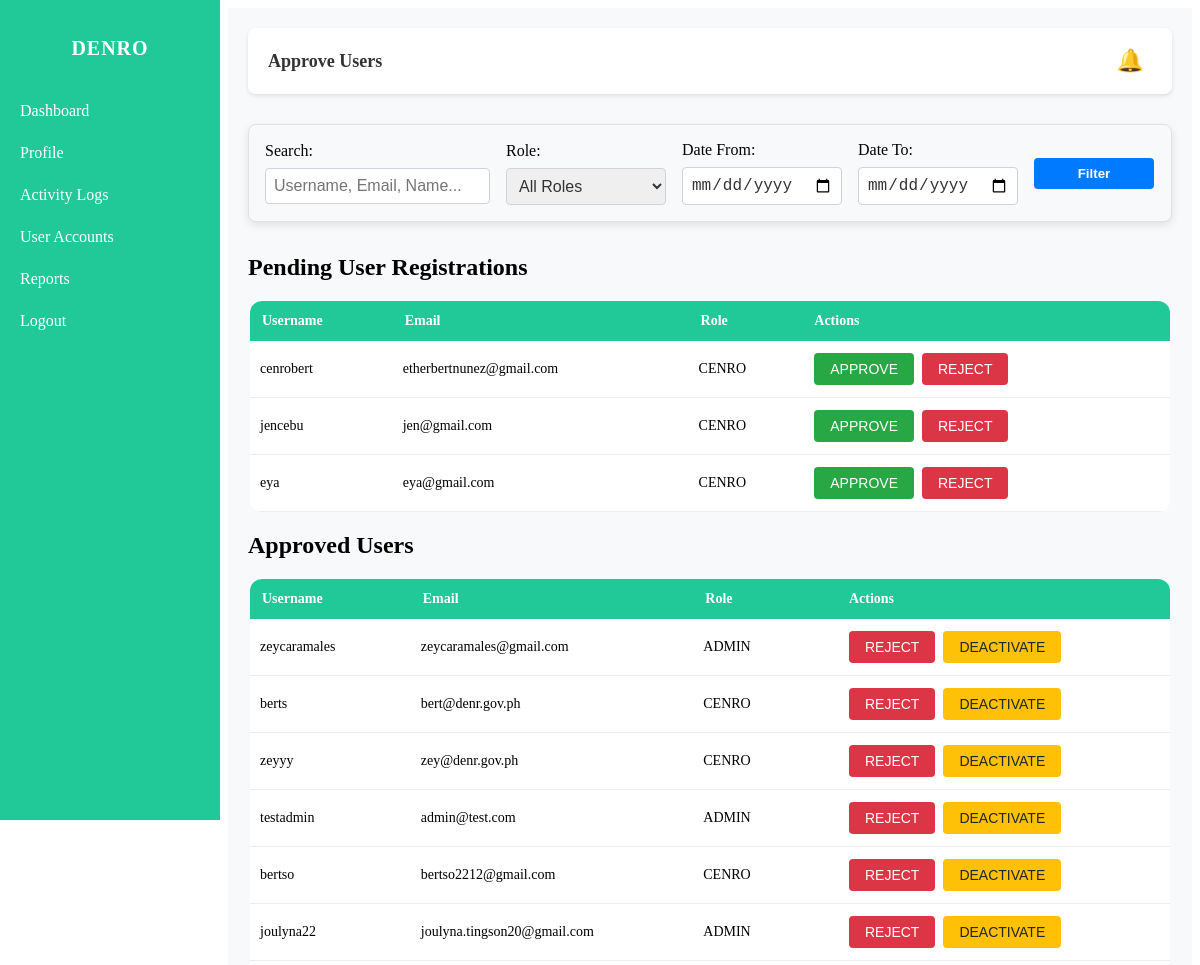
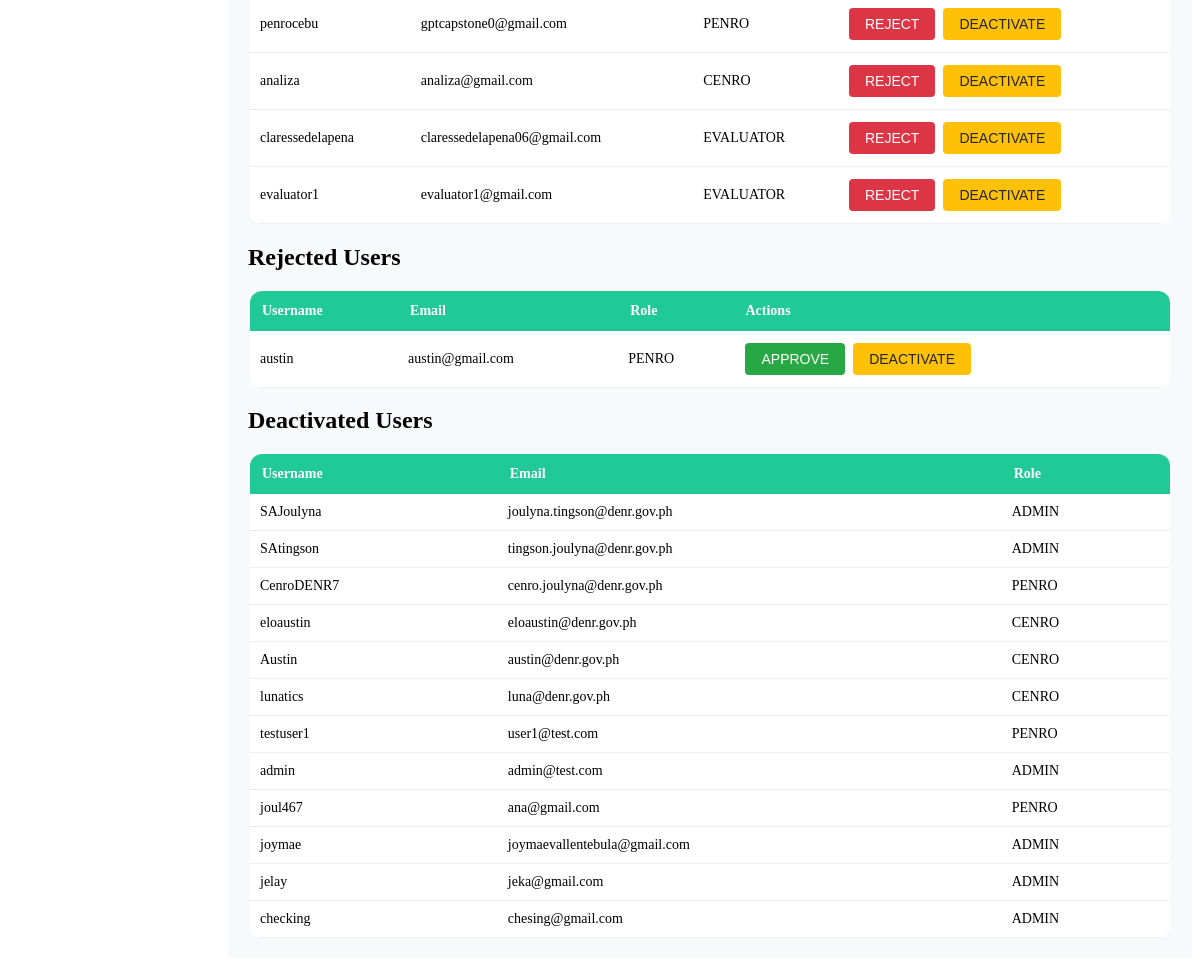
The app's page /custom-admin/approve-users/ (signed in) with its own data (2 pictures, top to bottom).
### DENRO/models.py (models this page shows, shortened)
class User(AbstractUser):
    class RoleChoices(models.TextChoices):
        SUPER_ADMIN = "SUPER_ADMIN", "Super Admin"
        ADMIN = "ADMIN", "Admin"
        PENRO = "PENRO", "PENRO"
        CENRO = "CENRO", "CENRO"
        EVALUATOR = "EVALUATOR", "Evaluator"
    email = models.EmailField()
    role = models.CharField(
        max_length=20, choices=RoleChoices.choices, default=RoleChoices.ADMIN
    )
    is_approved = models.BooleanField(default=False)
    is_rejected = models.BooleanField(default=False)
    is_deactivated = models.BooleanField(default=False)
    gender = models.CharField(max_length=10, choices=[('Male', 'Male'), ('Female', 'Female')], blank=True, null=True)
    phone_number = models.CharField(max_length=20, blank=True, null=True)
    region = models.CharField(max_length=100, blank=True, null=True)
    profile_pic = models.CharField(max_length=255, blank=True, null=True)
    id_number = models.CharField(max_length=50, blank=True, null=True, unique=True)

### DENRO/views.py (the view, shortened to what this page needs)
# urls.py: path("custom-admin/approve-users/", views.approve_users, name="approve_users"),
@user_passes_test(is_admin)
def approve_users(request):
    pending_users = User.objects.filter(
        is_approved=False, is_rejected=False, is_deactivated=False
    )
    approved_users = User.objects.filter(is_approved=True, is_deactivated=False)
    rejected_users = User.objects.filter(is_rejected=True)
    deactivated_users = User.objects.filter(is_deactivated=True)
    q = request.GET.get("q")
    role = request.GET.get("role")
    dfrom = request.GET.get("from")
    dto = request.GET.get("to")
    if role:
        pending_users = pending_users.filter(role=role)
        approved_users = approved_users.filter(role=role)
        rejected_users = rejected_users.filter(role=role)
        deactivated_users = deactivated_users.filter(role=role)
    if dfrom:
        pending_users = pending_users.filter(date_joined__date__gte=dfrom)
        approved_users = approved_users.filter(date_joined__date__gte=dfrom)
        rejected_users = rejected_users.filter(date_joined__date__gte=dfrom)
        deactivated_users = deactivated_users.filter(date_joined__date__gte=dfrom)
    if dto:
        pending_users = pending_users.filter(date_joined__date__lte=dto)
        approved_users = approved_users.filter(date_joined__date__lte=dto)
        rejected_users = rejected_users.filter(date_joined__date__lte=dto)
        deactivated_users = deactivated_users.filter(date_joined__date__lte=dto)
    notifications, unread_count = get_unread_notifications(request)
    return render(
        request,
        "ADMIN/approve_users.html",
        {
            "pending_users": pending_users,
            "approved_users": approved_users,
            "rejected_users": rejected_users,
            "deactivated_users": deactivated_users,
            "notifications": notifications,
            "unread_count": unread_count,
        },
    )

### DENRO/context_processors.py (called while the page is built)
def _normalize_role(raw: Any) -> str:
    if raw is None:
        return ""
    text = str(raw).upper()
    return re.sub(r"[^A-Z]", "", text)

### DENRO/views.py (called while the page is built)
def is_admin(user):
    return getattr(user, "role", None) in ("ADMIN", "SUPER_ADMIN")

def get_unread_notifications(request):
    notifications = Notification.objects.filter(user=request.user, is_read=False).order_by("-created_at")
    return notifications, notifications.count()

### DENRO/templates/ADMIN/approve_users.html (shortened to what this page needs)
{% load static %}
<!DOCTYPE html>
<html lang="en">
<head>
    <link rel="stylesheet" href="{% static 'styles/dashboard.css' %}">
    <link rel="stylesheet" href="{% static 'styles/sidebar.css' %}">
</head>
<body>
    {% include 'includes/adminsidebar.html' %}
    <div class="content">
        <div class="top-bar">
            <h2>Approve Users</h2>
            <div class="notification">
                <button id="notifBtn" class="bell-btn">
                    🔔
                </button>
            </div>
        </div>
        <div class="filters" style="background: #f8f9fa; padding: 1rem; border-radius: 8px; border: 1px solid #dee2e6; margin-bottom: 2rem;">
            <form method="get" style="display: flex; gap: 1rem; align-items: center; flex-wrap: wrap;">
                <div style="display: flex; flex-direction: column;">
                    <label for="q" style="font-weight: 500; margin-bottom: 0.5rem;">Search:</label>
                    <input type="text" id="q" name="q" placeholder="Username, Email, Name..." value="{{ request.GET.q }}" style="padding: 0.5rem; border: 1px solid #ced4da; border-radius: 4px; min-width: 200px;">
                </div>
                <div style="display: flex; flex-direction: column;">
                    <label for="role" style="font-weight: 500; margin-bottom: 0.5rem;">Role:</label>
                    <select id="role" name="role" style="padding: 0.5rem; border: 1px solid #ced4da; border-radius: 4px;">
                        <option value="">All Roles</option>
                    </select>
                </div>
                <div style="display: flex; flex-direction: column;">
                    <label for="from" style="font-weight: 500; margin-bottom: 0.5rem;">Date From:</label>
                    <input type="date" id="from" name="from" value="{{ request.GET.from }}" style="padding: 0.5rem; border: 1px solid #ced4da; border-radius: 4px;">
                </div>
                <div style="display: flex; flex-direction: column;">
                    <label for="to" style="font-weight: 500; margin-bottom: 0.5rem;">Date To:</label>
                    <input type="date" id="to" name="to" value="{{ request.GET.to }}" style="padding: 0.5rem; border: 1px solid #ced4da; border-radius: 4px;">
                </div>
                <div style="display: flex; align-items: flex-end;">
                    <button type="submit" style="background: #007bff; color: white; border: none; padding: 0.5rem 1rem; border-radius: 4px; cursor: pointer;">Filter</button>
                </div>
            </form>
        </div>
        <h2>Pending User Registrations</h2>
        <div class="table-wrap">
            <table>
                <thead>
                    <tr>
                        <th>Username</th>
                        <th>Email</th>
                        <th>Role</th>
                        <th>Actions</th>
                    </tr>
                </thead>
                <tbody>
                    {% for user in pending_users %}
                    <tr>
                        <td>{{ user.username }}</td>
                        <td>{{ user.email }}</td>
                        <td>{{ user.role }}</td>
                        <td>
                            <form method="post" action="{% url 'approve_users' %}">
                                <button type="submit" name="action" value="approve" class="btn btn-approve">Approve</button>
                                <button type="submit" name="action" value="reject" class="btn btn-reject">Reject</button>
                            </form>
                        </td>
                    </tr>
                    {% empty %}
                    <tr><td colspan="4">No pending registrations</td></tr>
                    {% endfor %}
                </tbody>
            </table>
        </div>
        <h2>Approved Users</h2>
        <div class="table-wrap">
            <table>
                <thead>
                    <tr>
                        <th>Username</th>
                        <th>Email</th>
                        <th>Role</th>
                        <th>Actions</th>
                    </tr>
                </thead>
                <tbody>
                    {% for user in approved_users %}
                    <tr>
                        <td>{{ user.username }}</td>
                        <td>{{ user.email }}</td>
                        <td>{{ user.role }}</td>
                        <td>
                            <form method="post" action="{% url 'approve_users' %}">
                                <button type="submit" name="action" value="reject_approved" class="btn btn-reject">Reject</button>
                                <button type="submit" name="action" value="deactivate" class="btn btn-deactivate">Deactivate</button>
                            </form>
                        </td>
                    </tr>
                    {% empty %}
                    <tr><td colspan="4">No approved users</td></tr>
                    {% endfor %}
                </tbody>
            </table>
        </div>
        <h2>Rejected Users</h2>
        <div class="table-wrap">
            <table>
                <thead>
                    <tr>
                        <th>Username</th>
                        <th>Email</th>
                        <th>Role</th>
                        <th>Actions</th>
                    </tr>
                </thead>
                <tbody>
                    {% for user in rejected_users %}
                    <tr>
                        <td>{{ user.username }}</td>
                        <td>{{ user.email }}</td>
                        <td>{{ user.role }}</td>
                        <td>
                            <form method="post" action="{% url 'approve_users' %}">
                                <button type="submit" name="action" value="reapprove" class="btn btn-approve">Approve</button>
                                <button type="submit" name="action" value="deactivate_rejected" class="btn btn-deactivate">Deactivate</button>
                            </form>
                        </td>
                    </tr>
                    {% empty %}
                    <tr><td colspan="4">No rejected users</td></tr>
                    {% endfor %}
                </tbody>
            </table>
        </div>
        <h2>Deactivated Users</h2>
        <div class="table-wrap">
            <table>
                <thead>
                    <tr>
                        <th>Username</th>
                        <th>Email</th>
                        <th>Role</th>
                    </tr>
                </thead>
                <tbody>
                    {% for user in deactivated_users %}
                    <tr>
                        <td>{{ user.username }}</td>
                        <td>{{ user.email }}</td>
                        <td>{{ user.role }}</td>
                    </tr>
                    {% empty %}
                    <tr><td colspan="3">No deactivated users</td></tr>
                    {% endfor %}
                </tbody>
            </table>
        </div>
    </div>
</body>
</html>

### DENRO/static/styles/dashboard.css (style rules this page uses)
:root { --main-bg: #19c59f; --color-text: #0a3b30; --color-text-light: #0d5145; --color-accent: #0a3b30; --panel: #d8f7ec; --panel-2: #e8f4ef; --radius: 14px; --left-strip: 240px; }

### DENRO/static/styles/sidebar.css (style rules this page uses)
.content { margin-left: 220px; padding: 20px; background: #f8f9fa; min-height: 100vh; }
.filters { background: white; padding: 16px 20px; border-radius: 12px; box-shadow: 0 3px 8px rgba(0,0,0,0.1); max-width: 920px; margin: 0 auto 30px; display: flex; flex-wrap: nowrap; gap: 8px; align-items: center; justify-content: flex-start; overflow-x: auto; scrollbar-width: thin; scrollbar-color: #20c997 #f1f1f1; }
.filters form { display: flex; flex-wrap: nowrap; gap: 8px; width: 100%; align-items: center; min-width: max-content; }
.filters input[type="text"], .filters input[type="date"], .filters select { padding: 12px 16px; border: 1px solid #ccc; border-radius: 8px; font-size: 16px; color: #333; min-width: 160px; transition: border-color 0.2s ease; box-sizing: border-box; }
.filters button[type="submit"] { background-color: #20c997; color: white; border: none; padding: 12px 24px; border-radius: 8px; font-weight: 600; cursor: pointer; transition: background-color 0.3s ease; min-width: 120px; white-space: nowrap; }
.top-bar { display: flex; justify-content: space-between; align-items: center; background: #ffffff; padding: 12px 20px; border-radius: 8px; box-shadow: 0 2px 4px rgba(0,0,0,0.1); margin-bottom: 30px; }
.top-bar h2 { margin: 0; font-size: 18px; font-weight: 600; color: #333; }
.notification { position: relative; }
.bell-btn { background: none; border: none; font-size: 22px; cursor: pointer; color: #20c997; }
.table-wrap { max-width: 920px; margin: 0 auto; }
table { width: 100%; border-collapse: collapse; margin-top: 8px; background: white; border-radius: 12px; overflow: hidden; }
th { background: #20c997; color: white; padding: 12px; text-align: left; font-weight: 600; font-size: 14px; }
td { padding: 10px; border-bottom: 1px solid #eee; font-size: 14px; }

### DENRO/templates/ADMIN/approve_users.html (style rules this page uses)
.btn { padding: 8px 16px; margin: 2px; border: none; border-radius: 4px; cursor: pointer; font-size: 14px; font-weight: 500; text-transform: uppercase; transition: all 0.3s ease; min-width: 80px; }
.btn-approve { background-color: #28a745; color: white; }
.btn-reject { background-color: #dc3545; color: white; }
.btn-deactivate { background-color: #ffc107; color: #212529; }
td form { display: flex; flex-wrap: wrap; gap: 4px; }
.notification { position: relative; display: inline-block; }
.bell-btn { background-color: transparent; border: none; cursor: pointer; font-size: 22px; position: relative; padding: 8px; border-radius: 4px; transition: background-color 0.3s ease; }

### records on screen
User: username "cenrobert", email "etherbertnunez@gmail.com", role "CENRO"
User: username "jencebu", email "jen@gmail.com", role "CENRO"
User: username "eya", email "eya@gmail.com", role "CENRO"
User: username "zeycaramales", email "zeycaramales@gmail.com", role "ADMIN"
User: username "berts", email "bert@denr.gov.ph", role "CENRO"
User: username "zeyyy", email "zey@denr.gov.ph", role "CENRO"
User: username "testadmin", email "admin@test.com", role "ADMIN"
User: username "bertso", email "bertso2212@gmail.com", role "CENRO"
User: username "joulyna22", email "joulyna.tingson20@gmail.com", role "ADMIN"
User: username "penrocebu", email "gptcapstone0@gmail.com", role "PENRO"
User: username "analiza", email "analiza@gmail.com", role "CENRO"
User: username "claressedelapena", email "claressedelapena06@gmail.com", role "EVALUATOR"
User: username "evaluator1", email "evaluator1@gmail.com", role "EVALUATOR"
User: username "austin", email "austin@gmail.com", role "PENRO"
User: username "SAJoulyna", email "joulyna.tingson@denr.gov.ph", role "ADMIN"
User: username "SAtingson", email "tingson.joulyna@denr.gov.ph", role "ADMIN"
User: username "CenroDENR7", email "cenro.joulyna@denr.gov.ph", role "PENRO"
User: username "eloaustin", email "eloaustin@denr.gov.ph", role "CENRO"
User: username "Austin", email "austin@denr.gov.ph", role "CENRO"
User: username "lunatics", email "luna@denr.gov.ph", role "CENRO"
User: username "testuser1", email "user1@test.com", role "PENRO"
User: username "admin", email "admin@test.com", role "ADMIN"
User: username "joul467", email "ana@gmail.com", role "PENRO"
User: username "joymae", email "joymaevallentebula@gmail.com", role "ADMIN"
User: username "jelay", email "jeka@gmail.com", role "ADMIN"
User: username "checking", email "chesing@gmail.com", role "ADMIN"
